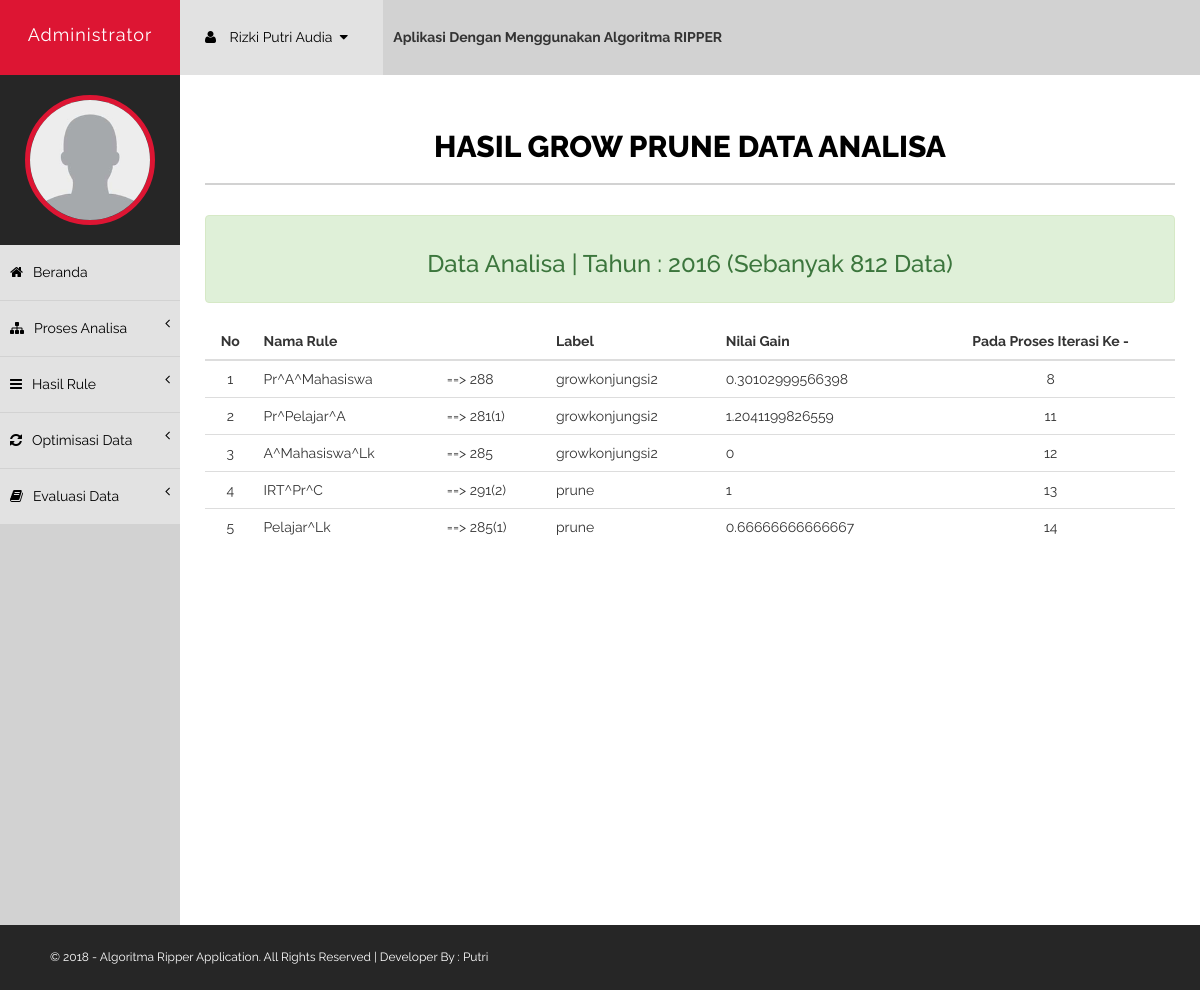
Page /dashboard/index.php?menu=hasil&thn=2016 (signed in) on the committed database.
### tables this page shows
CREATE TABLE `user` (
  `id_user` int(4) NOT NULL,
  `username` varchar(50) NOT NULL,
  `password` varchar(50) NOT NULL,
  `nama_lengkap` varchar(100) NOT NULL,
  `jk` varchar(20) NOT NULL,
  `active` double NOT NULL DEFAULT '1',
  `last_login` timestamp NOT NULL DEFAULT CURRENT_TIMESTAMP
);

CREATE TABLE `rule` (
  `id_rule` int(4) NOT NULL,
  `nama_rule` varchar(100) NOT NULL,
  `variabel_item` varchar(100) NOT NULL,
  `data_positif` int(4) NOT NULL,
  `data_negatif` int(4) NOT NULL,
  `data_pasal_positif` int(4) NOT NULL,
  `data_pasal_negatif` int(4) NOT NULL,
  `r0` varchar(30) NOT NULL,
  `gain` varchar(20) NOT NULL,
  `maksimal` int(10) NOT NULL,
  `label` varchar(20) NOT NULL,
  `pasal` varchar(10) NOT NULL DEFAULT '283',
  `tahun` int(4) NOT NULL DEFAULT '283',
  `iterasi` int(1) NOT NULL,
  `status` double NOT NULL DEFAULT '0'
);

### dashboard/hasil.php (the view, shortened to what this page needs)
<?php
$thn=$_GET['thn'];
$a=mysqli_query($connect, "SELECT * FROM datareal WHERE tahun='$thn'");
$row=mysqli_num_rows($a);
?>
<div id="page-wrapper" class="page-wrapper-cls">
    <div id="page-inner">
        <div class="row">
            <div class="col-md-12">
            <center><h1 class="page-head-line">Hasil Grow Prune Data Analisa</h1></center>
            </div>
        </div>
        <div class="row">
            <div class="col-md-12">
                <div class="alert alert-success">
                    <h3 align="center">Data Analisa | <?php echo "Tahun : "; echo $thn; echo " (Sebanyak "; echo $row; echo " Data)"; ?></h3></div>
                    <?php
                    	$no=1;
						$a=mysqli_query($connect, "SELECT * FROM rule WHERE status='1' AND tahun='$thn'");
						echo "<table class='table table-hover'>
						    <thead>
						    <tr>
						        <th><center>No</center></th>
						        <th colspan='2'>Nama Rule</th>
						        <th>Label</th>
						        <th>Nilai Gain</th>
						        <th><center>Pada Proses Iterasi Ke - </center></th>
						    </tr></thead><tbody>";
						    while ($b=mysqli_fetch_array($a)) {
						        echo "<tr>";
                                    echo "<td><center>"; echo $no; echo "</center></td>";
						            echo "<td>"; echo $b['nama_rule']; echo "</td>";
						            echo "<td>==> "; echo $b['pasal']; echo "</td>";
						            echo "<td>"; echo $b['label']; echo "</td>";
						            echo "<td>"; echo $b['gain']; echo "</td>";
						            echo "<td><center>"; echo $b['iterasi']; echo "</center></td>";
						        echo "</tr>";
						    $no++; }
						   echo "</tbody></table>";
					?>
            </div>
        </div>
    </div>
</div>

### dashboard/index.php (shortened to what this page needs)
<?php
if(!isset($_SESSION['id_user'])){
echo"<script>document.location.href='../index.php'</script>";
}
else {
include "../koneksi.php";
$q=mysqli_query($connect, "SELECT * FROM user where id_user='".$_SESSION['id_user']."' and active='1'");
while($d=mysqli_fetch_array($q))
    {
      $nama=$d['nama_lengkap'];
}
?>
<!DOCTYPE html>
<html xmlns="http://www.w3.org/1999/xhtml">
<head>
    <link href="../assets/css/bootstrap.css" rel="stylesheet" />
    <link href="../assets/css/font-awesome.css" rel="stylesheet" />
    <link href="../assets/css/style.css" rel="stylesheet" />
</head>
<body>
    <div id="wrapper">
        <nav class="navbar navbar-default navbar-cls-top " role="navigation" style="margin-bottom: 0">
            <div class="navbar-header">
                <a  class="navbar-brand" href="index.php?menu=home">Administrator</a>
            </div>
            <div class="notifications-wrapper">
            <ul class="nav">
                <li class="dropdown">
                    <a class="dropdown-toggle" data-toggle="dropdown" href="#">
                        <i class="fa fa-user"></i> <?php echo $nama; ?> &nbsp;<i class="fa fa-caret-down"></i>
                    </a>
                </li>
                <li><h5> &nbsp; <b>Aplikasi Dengan Menggunakan Algoritma RIPPER</b></h5></li>
            </ul>
            </div>
        </nav>
        <nav  class="navbar-default navbar-side" role="navigation">
            <div class="sidebar-collapse">
                <ul class="nav" id="main-menu">
                    <li>
                        <div class="user-img-div">
                            <img src="../assets/img/user.png" class="img-circle" />
                        </div>
                    </li>
                    <li><a href="index.php?menu=home"><i class="fa fa-home"></i>Beranda</a></li>
                    <li>
                        <a href="#"><i class="fa fa-sitemap "></i>Proses Analisa <span class="fa arrow"></span></a>
                    </li>
                    <li>
                        <a href="#"><i class="fa fa-bars"></i>Hasil Rule <span class="fa arrow"></span></a>
                    </li>
                    <li>
                        <a href="#"><i class="fa fa-refresh"></i>Optimisasi Data<span class="fa arrow"></span></a>
                    </li>
                    <li>
                        <a href="#"><i class="fa fa-book"></i>Evaluasi Data <span class="fa arrow"></span></a>
                    </li>
                </ul>
            </div>
        </nav>
                <?php
                if (isset($_GET['menu'])){
                    $menu=$_GET['menu'];
                    if($menu=="hasil"){include "hasil.php";}
                    if($menu=="ubah_pass"){include "ubah_pass.php";}}
                else{include"home.php";}
                ?>
        </div>
    <footer>© 2018 - Algoritma Ripper Application. All Rights Reserved | Developer By : Putri</footer>
</body>
</html>
<?php } ?>

### assets/css/style.css (style rules this page uses)
body { font-family: 'Raleway', sans-serif; line-height:25px; font-size:14px; }
#wrapper { width: 100%; background: #d2d2d2; }
#page-wrapper { padding: 15px 15px; min-height: 800px; background: #fff; }
#page-inner { width: 100%; margin: 10px 20px 10px 0px; background-color: #fff!important; padding: 10px; min-height: 800px; }
.page-head-line { font-size: 30px; text-transform: uppercase; color: #000; font-weight: 800; padding-bottom: 20px; border-bottom: 2px solid #d2d2d2; margin-bottom: 30px; }
.navbar-cls-top .navbar-brand { color: #fff; background: #DD1533; width: 180px; text-align: center; height: 75px; font-size: 18px; letter-spacing: 1px; padding-top: 25px; }
.user-img-div { min-height: 130px; padding: 20px; background-color: #262626; text-align:center; }
.user-img-div img { height: 130px; border: 5px solid #DD1533; }
.arrow { float: right; }
.fa.arrow:before { content: "\f104"; }
.sidebar-collapse, .sidebar-collapse .nav { background: none; }
.sidebar-collapse .nav { padding: 0; }
.sidebar-collapse .nav > li > a { color: #000; background: #E2E2E2; text-shadow: none; border-bottom: 1px solid #D2D2D2; }
.sidebar-collapse > .nav > li > a { padding: 15px 10px; }
.navbar-side { border: none; background-color: #202020; }
.navbar-cls-top { background: #262626; border-bottom: none; }
.navbar-default { border: 0px solid black; }
.navbar-header { background: #000000; }
.nav > li > a > i { margin-right: 10px; }
.notifications-wrapper { margin-left:3px; }
.notifications-wrapper .nav { background-color: #D2d2d2; }
.notifications-wrapper li { display: inline-block; }
.notifications-wrapper li a { padding: 25px; min-height: 50px; }
.notifications-wrapper .nav > li > a { background-color: #E2E2E2; color:#000; }
footer { background-color:#262626; padding:20px 50px; color:#fff; font-size:12px; }
@media (min-width:768px) { .page-wrapper-cls { margin: 0 0 0 180px; } }
@media (min-width:768px) { .navbar-side { z-index: 1; position: absolute; width: 180px; } }
@media (min-width:768px) { .navbar { border-radius: 0px; } }

### rows in the picture
user: nama_lengkap "Rizki Putri Audia"
rule: nama_rule "Pr^A^Mahasiswa", pasal "288", label "growkonjungsi2", gain "0.30102999566398", iterasi "8"
rule: nama_rule "Pr^Pelajar^A", pasal "281(1)", label "growkonjungsi2", gain "1.2041199826559", iterasi "11"
rule: nama_rule "A^Mahasiswa^Lk", pasal "285", label "growkonjungsi2", gain "0", iterasi "12"
rule: nama_rule "IRT^Pr^C", pasal "291(2)", label "prune", gain "1", iterasi "13"
rule: nama_rule "Pelajar^Lk", pasal "285(1)", label "prune", gain "0.66666666666667", iterasi "14"

### other values in the picture
$thn "2016"
$row "812"
